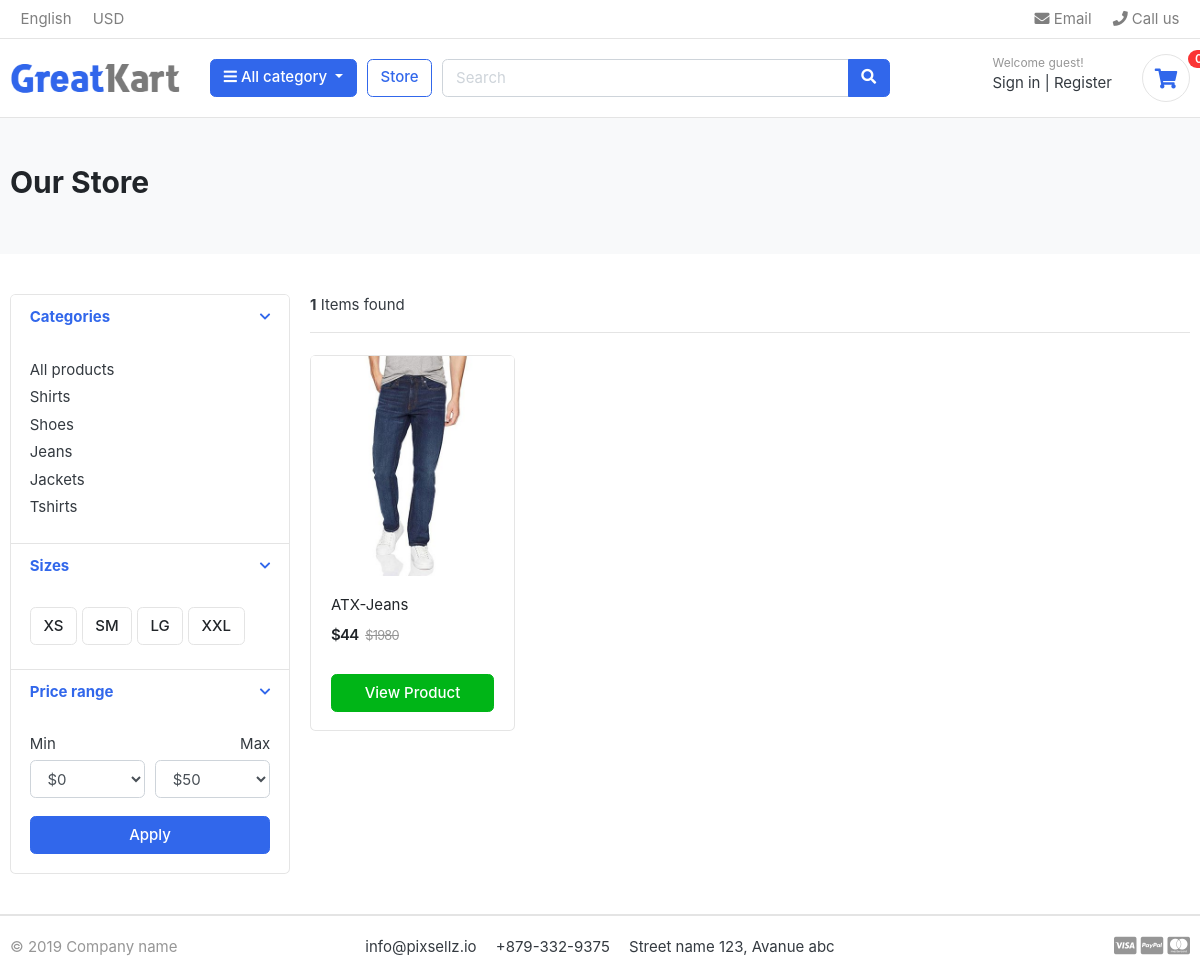
/store/category/jeans/, run on an earlier commit of the app's database.
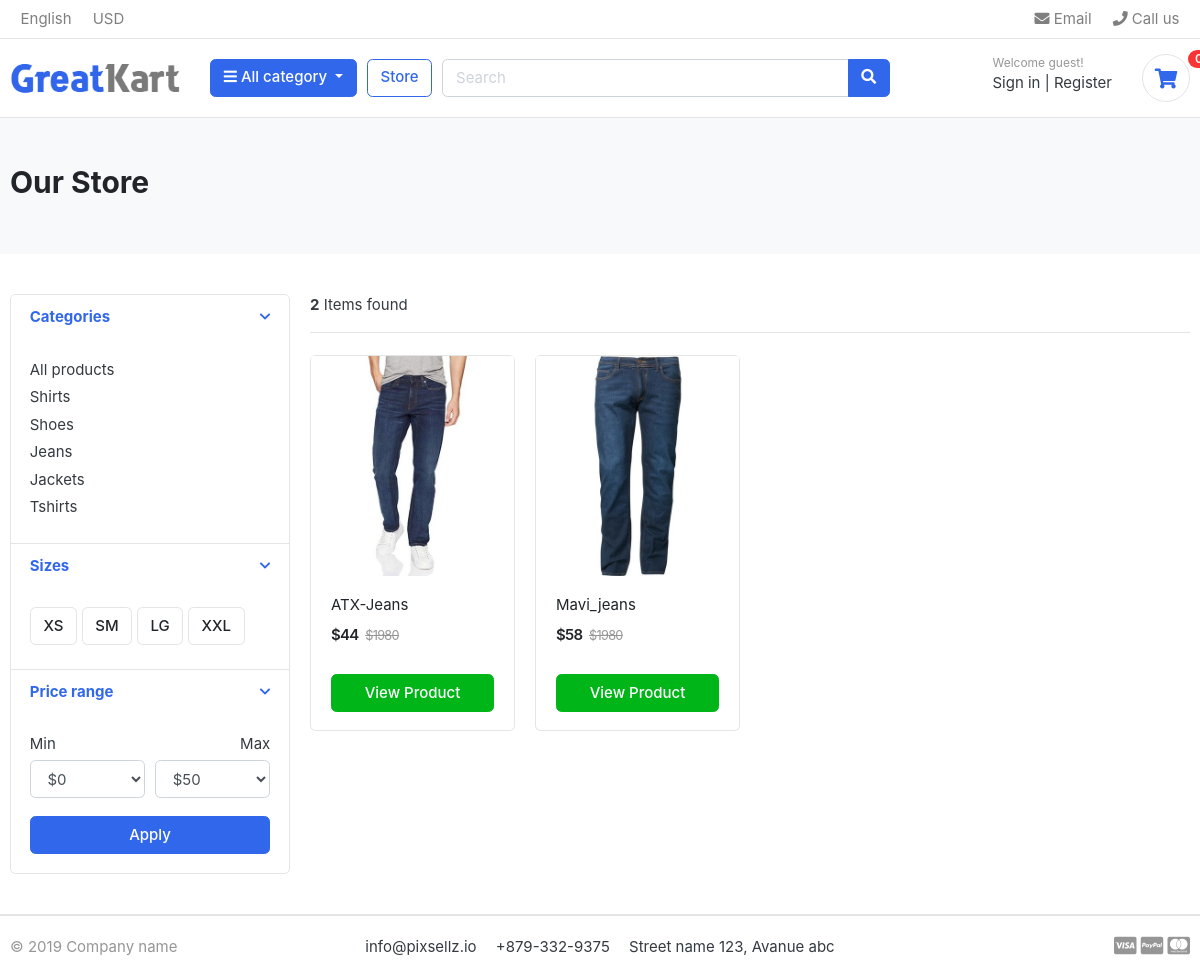
And on a later commit of the database.
### category/models.py (models this page shows, shortened)
class Category(models.Model):
    category_name = models.CharField(max_length=50)
    slug = models.SlugField(max_length=100,unique=True)
    description = models.CharField(max_length=255, blank=True)
    category_image = models.ImageField(upload_to='photos/categories', blank=True)
    class Meta:
        verbose_name = 'category'
        verbose_name_plural ='categories'
    def get_url(self):
        return reverse('products_by_category', args=[self.slug])

### store/models.py (models this page shows, shortened)
class Product(models.Model):
    product_name    = models.CharField(max_length=200, unique=True)
    slug            = models.SlugField(max_length=200, unique=True)
    description     = models.TextField(max_length=500, blank=True)
    price           = models.IntegerField()
    images          = models.ImageField(upload_to='photos/products')
    stock           = models.IntegerField()
    is_available    = models.BooleanField(default=True)
    category        = models.ForeignKey(Category, on_delete=models.CASCADE)
    created_date    = models.DateTimeField(auto_now_add=True)
    modified_date   = models.DateTimeField(auto_now=True)
    def get_url(self):
        return reverse('product_detail', args=[self.category.slug, self.slug])

### store/views.py (the view)
# urls.py: path('', include('store.urls')),
def store(request, category_slug=None):
    categories = None
    products = None
    if category_slug != None:
        categories = get_object_or_404(Category, slug=category_slug)
        products = Product.objects.filter(category=categories, is_available=True)
        paginator = Paginator(products, 8)
        page = request.GET.get('page')
        paged_products = paginator.get_page(page)
        product_count = products.count()
    else:
        products = Product.objects.all().filter(is_available=True).order_by('id')
        paginator = Paginator(products, 8)
        page = request.GET.get('page')
        paged_products = paginator.get_page(page)
        product_count = products.count()
    context = {
        'products': paged_products,
        'product_count': product_count,
    }
    return render(request, 'store.html', context)

### carts/context_processor.py (called while the page is built)
def counter(request):
    cart_count = 0
    try:
        cart = Cart.objects.filter(cart_id = _cart_id(request))
        cart_items = CartItem.objects.all().filter(cart=cart[:1])
        for i in cart_items :
            cart_count += i.quantity
    except Cart.DoesNotExist:
        cart_count = 0
    return dict(cart_count=cart_count)

### carts/views.py (called while the page is built)
def _cart_id(request):
    cart = request.session.session_key
    if not cart:
        cart = request.session.create()
    return cart

### category/context_processor.py (called while the page is built)
def menu_links(request):
    links = Category.objects.all()
    return dict(links=links)

### templates/store.html (shortened to what the changed rows need)
{% extends 'base.html' %}
{% load static %}
{% block content %}
<section class="section-pagetop bg">
    <div class="container">
        <h2 class="title-page">Our Store</h2>
    </div>
</section>
<section class="section-content padding-y">
    <div class="container">
    <div class="row">
        <aside class="col-md-3">
    <div class="card">
        <article class="filter-group">
            <div class="filter-content collapse show" id="collapse_1" style="">
                <div class="card-body">
                    <ul class="list-menu">
                        {% for i in links %}
                            <li><a href="{{i.get_url}}">{{i.category_name}}</a></li>
                        {% endfor %}
                    </ul>
                </div>
            </div>
        </article>
    </div>
        </aside>
        <main class="col-md-9">
    <header class="border-bottom mb-4 pb-3">
            <div class="form-inline">
                <span class="mr-md-auto"><b>{{product_count}}</b> Items found </span>
            </div>
    </header>
    <div class="row">
        {% for i in products %}
        <div class="col-md-3">
            <figure class="card card-product-grid">
                <div class="img-wrap">
                  <a href="{{i.get_url}}"> <img src="{{i.images.url}}"></a>
                </div>
                <figcaption class="info-wrap">
                    <div class="fix-height">
                        <a href="{{i.get_url}}" class="title">{{i.product_name}}</a>
                        <div class="price-wrap mt-2">
                            <span class="price">${{i.price}}</span>
                            <del class="price-old">$1980</del>
                        </div>
                    </div>
                    <a href="{{i.get_url}}" class="btn btn-block btn-success">View Product</a>
                </figcaption>
            </figure>
        </div>
        {% endfor %}
    </div>
        </main>
    </div>
    </div>
    </section>
{% endblock  %}

What changed in the data, as far as the page shows it:
added Product: images (picture), product_name "Mavi_jeans", price "58"
Also different on the page:
{{ product_count }}: "1" → "2"
